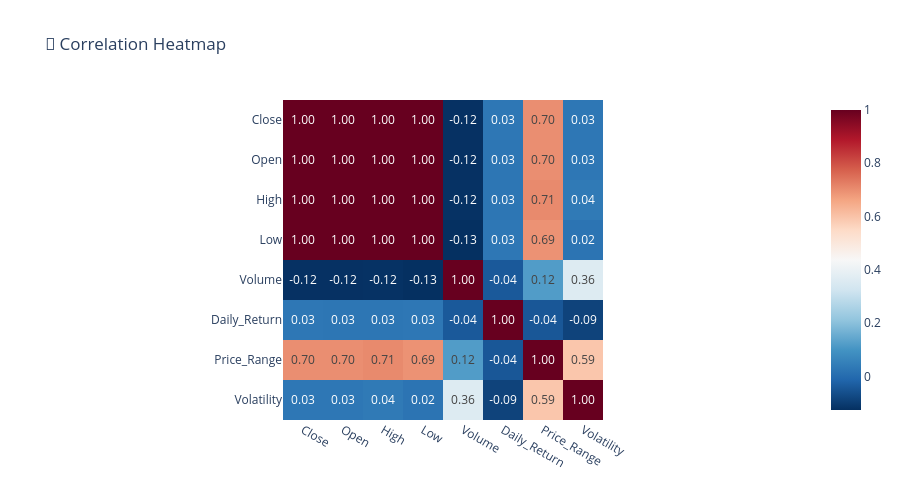

Notebook source saved alongside this figure:
### Markdown cell above
## 🔗 8. Relationship & Correlation Analysis

### Code cell
# Correlation Matrix
numeric_cols = ['Close', 'Open', 'High', 'Low', 'Volume', 'Daily_Return', 'Price_Range', 'Volatility']
corr_matrix = df[numeric_cols].corr()

fig = px.imshow(corr_matrix, text_auto='.2f', color_continuous_scale='RdBu_r',
                title='🔗 Correlation Heatmap')
fig.update_layout(height=500)
fig.show()

### Figure 1 — Plotly figure (JSON) as saved in the notebook; plotly's stock layout.template omitted (floating-point values rounded to 4 significant figures)
{"data": [{"coloraxis": "coloraxis", "hovertemplate": "x: %{x}<br>y: %{y}<br>color: %{z}<extra></extra>", "name": "0", "texttemplate": "%{z:.2f}", "type": "heatmap", "x": ["Close", "Open", "High", "Low", "Volume", "Daily_Return", "Price_Range", "Volatility"], "xaxis": "x", "y": ["Close", "Open", "High", "Low", "Volume", "Daily_Return", "Price_Range", "Volatility"], "yaxis": "y", "z": [[1.0, 0.9998, 0.9999, 0.9999, -0.1228, 0.02933, 0.6991, 0.03019], [0.9998, 1.0, 0.9999, 0.9999, -0.1235, 0.02752, 0.6994, 0.02974], [0.9999, 0.9999, 1.0, 0.9998, -0.1207, 0.0276, 0.7058, 0.03713], [0.9999, 0.9999, 0.9998, 1.0, -0.1259, 0.02923, 0.693, 0.02274], [-0.1228, -0.1235, -0.1207, -0.1259, 1.0, -0.03984, 0.119, 0.3607], [0.02933, 0.02752, 0.0276, 0.02923, -0.03984, 1.0, -0.04482, -0.08628], [0.6991, 0.6994, 0.7058, 0.693, 0.119, -0.04482, 1.0, 0.5929], [0.03019, 0.02974, 0.03713, 0.02274, 0.3607, -0.08628, 0.5929, 1.0]]}], "layout": {"coloraxis": {"colorscale": [[0, "rgb(5,48,97)"], [0.1, "rgb(33,102,172)"], [0.2, "rgb(67,147,195)"], [0.3, "rgb(146,197,222)"], [0.4, "rgb(209,229,240)"], [0.5, "rgb(247,247,247)"], [0.6, "rgb(253,219,199)"], [0.7, "rgb(244,165,130)"], [0.8, "rgb(214,96,77)"], [0.9, "rgb(178,24,43)"], [1, "rgb(103,0,31)"]]}, "height": 500, "title": {"text": "🔗 Correlation Heatmap"}, "xaxis": {"anchor": "y", "constrain": "domain", "domain": [0, 1], "scaleanchor": "y"}, "yaxis": {"anchor": "x", "autorange": "reversed", "constrain": "domain", "domain": [0, 1]}}}
